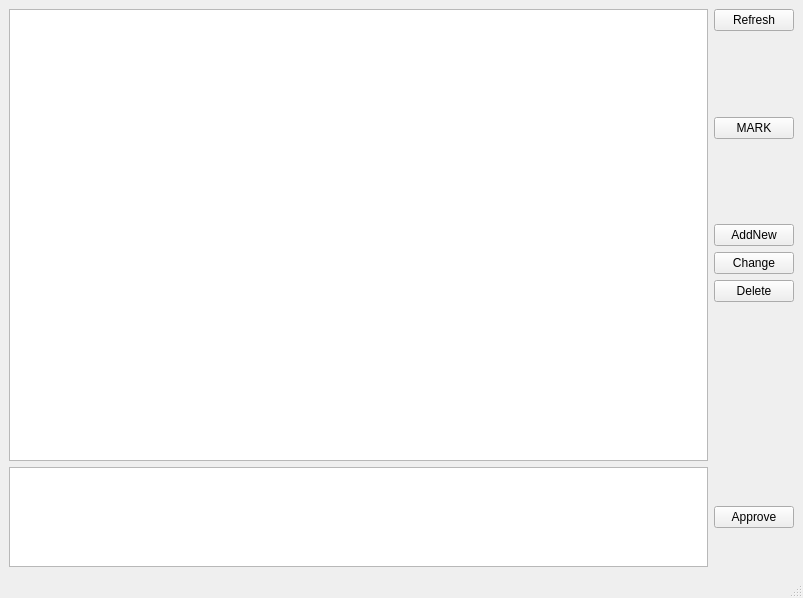
<?xml version="1.0" encoding="UTF-8"?>
<ui version="4.0">
 <class>MainWindow</class>
 <widget class="QMainWindow" name="MainWindow">
  <property name="geometry">
   <rect>
    <x>0</x>
    <y>0</y>
    <width>803</width>
    <height>598</height>
   </rect>
  </property>
  <property name="windowTitle">
   <string>MainWindow</string>
  </property>
  <widget class="QWidget" name="centralwidget">
   <layout class="QVBoxLayout" name="verticalLayout_2">
    <item>
     <layout class="QHBoxLayout" name="horizontalLayout">
      <item>
       <widget class="QTableView" name="mainTable">
        <attribute name="horizontalHeaderStretchLastSection">
         <bool>false</bool>
        </attribute>
       </widget>
      </item>
      <item>
       <layout class="QVBoxLayout" name="verticalLayout">
        <item>
         <widget class="QPushButton" name="pushButton_2">
          <property name="text">
           <string>Refresh</string>
          </property>
         </widget>
        </item>
        <item>
         <spacer name="verticalSpacer_2">
          <property name="orientation">
           <enum>Qt::Vertical</enum>
          </property>
          <property name="sizeHint" stdset="0">
           <size>
            <width>20</width>
            <height>40</height>
           </size>
          </property>
         </spacer>
        </item>
        <item>
         <widget class="QPushButton" name="pushButton">
          <property name="text">
           <string>MARK</string>
          </property>
         </widget>
        </item>
        <item>
         <spacer name="verticalSpacer_3">
          <property name="orientation">
           <enum>Qt::Vertical</enum>
          </property>
          <property name="sizeHint" stdset="0">
           <size>
            <width>20</width>
            <height>40</height>
           </size>
          </property>
         </spacer>
        </item>
        <item>
         <widget class="QPushButton" name="pushButton_3">
          <property name="text">
           <string>AddNew</string>
          </property>
         </widget>
        </item>
        <item>
         <widget class="QPushButton" name="pushButton_4">
          <property name="text">
           <string>Change</string>
          </property>
         </widget>
        </item>
        <item>
         <widget class="QPushButton" name="pushButton_5">
          <property name="text">
           <string>Delete</string>
          </property>
         </widget>
        </item>
        <item>
         <spacer name="verticalSpacer_4">
          <property name="orientation">
           <enum>Qt::Vertical</enum>
          </property>
          <property name="sizeHint" stdset="0">
           <size>
            <width>20</width>
            <height>40</height>
           </size>
          </property>
         </spacer>
        </item>
        <item>
         <spacer name="verticalSpacer">
          <property name="orientation">
           <enum>Qt::Vertical</enum>
          </property>
          <property name="sizeHint" stdset="0">
           <size>
            <width>20</width>
            <height>40</height>
           </size>
          </property>
         </spacer>
        </item>
       </layout>
      </item>
     </layout>
    </item>
    <item>
     <layout class="QVBoxLayout" name="verticalLayout_3">
      <item>
       <layout class="QHBoxLayout" name="horizontalLayout_2">
        <item>
         <widget class="QTableView" name="pendingTable">
          <property name="maximumSize">
           <size>
            <width>16777215</width>
            <height>100</height>
           </size>
          </property>
          <attribute name="horizontalHeaderStretchLastSection">
           <bool>true</bool>
          </attribute>
         </widget>
        </item>
        <item>
         <widget class="QPushButton" name="buttonApprove">
          <property name="text">
           <string>Approve</string>
          </property>
         </widget>
        </item>
       </layout>
      </item>
     </layout>
    </item>
   </layout>
  </widget>
  <widget class="QMenuBar" name="menubar">
   <property name="geometry">
    <rect>
     <x>0</x>
     <y>0</y>
     <width>803</width>
     <height>22</height>
    </rect>
   </property>
  </widget>
  <widget class="QStatusBar" name="statusbar"/>
  <action name="actionAddNew">
   <property name="text">
    <string>Add New</string>
   </property>
   <property name="toolTip">
    <string>Adding new drink to the DB</string>
   </property>
   <property name="shortcut">
    <string>Ctrl+N</string>
   </property>
  </action>
 </widget>
 <resources/>
 <connections/>
</ui>
